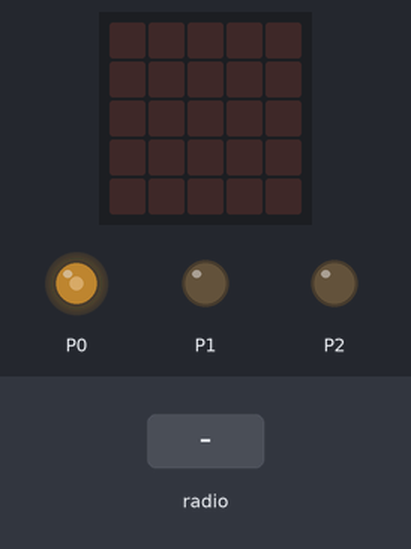
The program below on a simulated BBC micro:bit (MakeCode). Parts: the board's 5×5 LED display, output pins drawn as LEDs (lit = HIGH). The test bench sets the inputs (shaded band).

Above: at 1.2 s.
1.3 s: radio message "A" arrives
At 1.8 s:
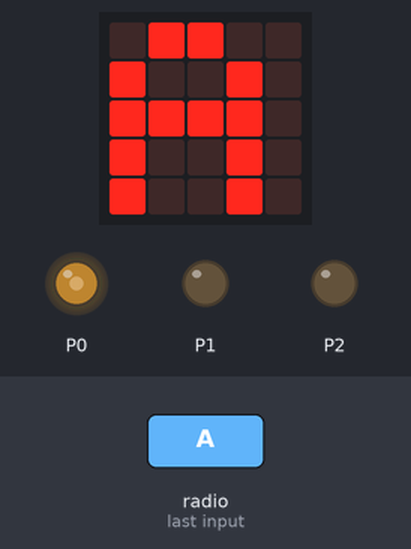
At 3.0 s:
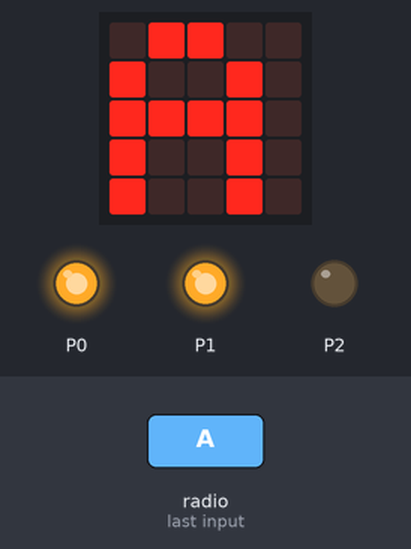
3.5 s: radio message "B" arrives
At 4.6 s:
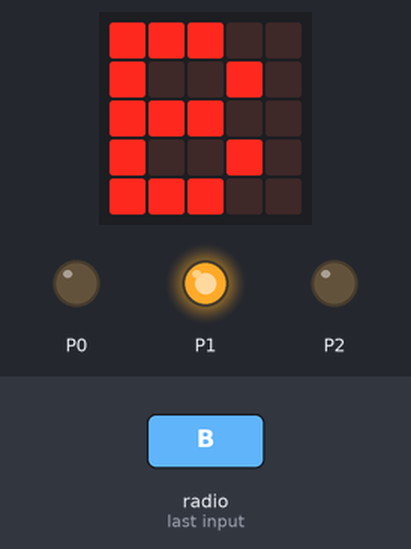
Timing chart, 0 to 6.5 s (numbered marks = the images above; inputs shaded):
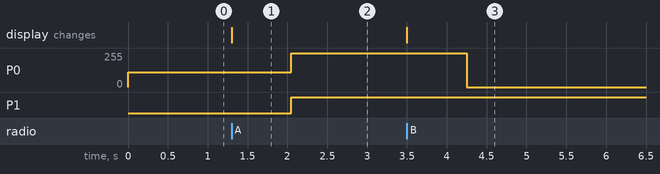

The program:

main.ts
```typescript
radio.onReceivedString(function (receivedString) {
    if (receivedString == "A") {
        basic.showString("A")
        start = 1
        pins.digitalWritePin(DigitalPin.P1, 1)
        pins.digitalWritePin(DigitalPin.P2, 0)
        pins.analogWritePin(AnalogPin.P0, 1023)
    }
    if (receivedString == "B") {
        basic.showString("B")
        start = 0
        pins.digitalWritePin(DigitalPin.P1, 1)
        pins.digitalWritePin(DigitalPin.P1, 1)
        pins.analogWritePin(AnalogPin.P0, 0)
    }
})
let start = 0
radio.setGroup(1)
start = 0
let speed = 450
let direction = 1
pins.digitalWritePin(DigitalPin.P1, 0)
pins.digitalWritePin(DigitalPin.P2, 0)
pins.analogWritePin(AnalogPin.P0, speed)
basic.forever(function () {

})
```

test.ts
```typescript
// テストはここに来ます。このパッケージが拡張機能として使用されるときにはコンパイルされません。
```

Measured:
- after the input at 1.3 s, P0: 112/255 → 255/255 after 0.75 s; P1: LOW → HIGH after 0.75 s; the display: changes at once (image 1)
- after the input at 3.5 s, P0: 255/255 → 0/255 after 0.75 s; the display: changes at once (image 3)
